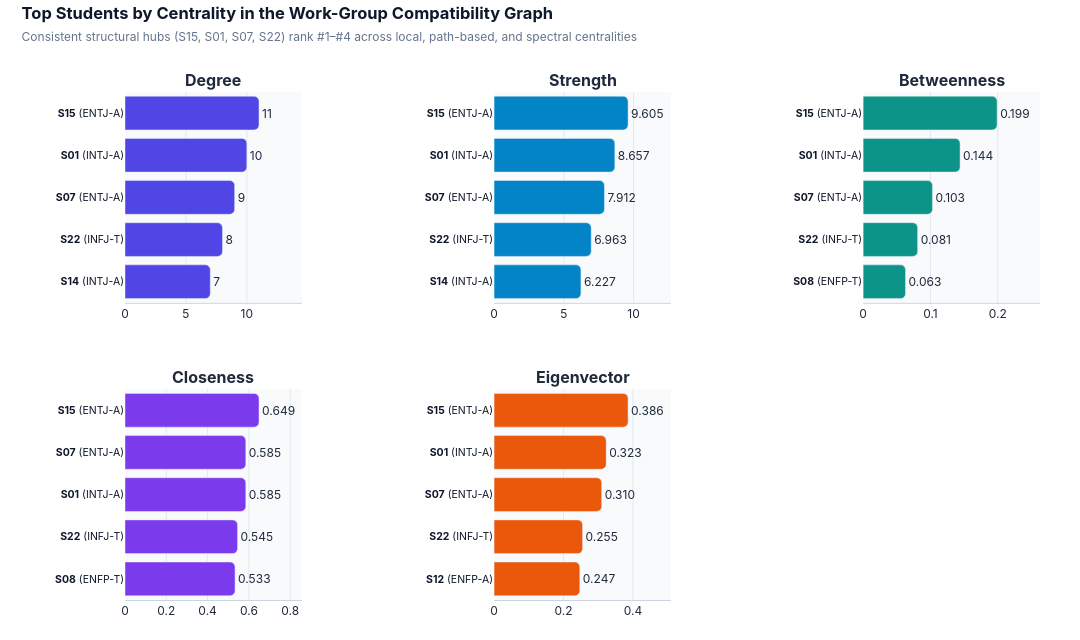

The notebook cell this image was saved under:
### Code cell
# Each centrality measure gets its own panel and scale; labels include MBTI type.
centrality_measures = ["Degree", "Strength", "Betweenness", "Closeness", "Eigenvector"]
measure_colors = ["#4F46E5", "#0284C7", "#0D9488", "#7C3AED", "#EA580C"]

fig_cent = make_subplots(
    rows=2,
    cols=3,
    subplot_titles=[f"<b>{m}</b>" for m in centrality_measures] + [""],
    horizontal_spacing=0.21,
    vertical_spacing=0.17,
)
for idx, (measure, mcol) in enumerate(zip(centrality_measures, measure_colors)):
    r_idx, c_idx = divmod(idx, 3)
    top_students = compatibility_centrality.nlargest(5, measure).sort_values(measure)
    labels = [f"<b>{row.Student}</b> ({row.MBTI})" for row in top_students.itertuples()]
    fmt_str = "{:.0f}" if measure == "Degree" else "{:.3f}"
    fig_cent.add_trace(
        go.Bar(
            x=top_students[measure],
            y=labels,
            orientation="h",
            marker={"color": mcol, "cornerradius": 5},
            text=[fmt_str.format(v) for v in top_students[measure]],
            textposition="outside",
            showlegend=False,
        ),
        row=r_idx + 1,
        col=c_idx + 1,
    )
    fig_cent.update_xaxes(
        range=[0, float(top_students[measure].max()) * 1.32],
        gridcolor="#E2E8F0",
        linecolor="#CBD5E1",
        row=r_idx + 1,
        col=c_idx + 1,
    )
    fig_cent.update_yaxes(
        tickfont={"size": 10.5, "color": "#0F172A"}, row=r_idx + 1, col=c_idx + 1
    )

fig_cent.update_layout(
    title={
        "text": "<b>Top Students by Centrality in the Work-Group Compatibility Graph</b><br><span style='font-size:12px;color:#64748B;font-weight:400'>Consistent structural hubs (S15, S01, S07, S22) rank #1–#4 across local, path-based, and spectral centralities</span>",
        "x": 0.02,
        "y": 0.97,
        "font": {
            "size": 16.5,
            "color": "#0F172A",
            "family": "Inter, -apple-system, sans-serif",
        },
    },
    width=1080,
    height=640,
    paper_bgcolor="#FFFFFF",
    plot_bgcolor="#F8FAFC",
    font={"family": "Inter, -apple-system, sans-serif", "color": "#1E293B"},
    margin={"l": 125, "r": 40, "t": 92, "b": 40},
)
fig_cent.show()

### Figure 1 — Plotly figure (JSON) as saved in the notebook; plotly's stock layout.template omitted (floating-point values rounded to 4 significant figures)
{"data": [{"marker": {"color": "#4F46E5", "cornerradius": 5}, "orientation": "h", "showlegend": false, "text": ["7", "8", "9", "10", "11"], "textposition": "outside", "type": "bar", "x": [7, 8, 9, 10, 11], "xaxis": "x", "y": ["<b>S14</b> (INTJ-A)", "<b>S22</b> (INFJ-T)", "<b>S07</b> (ENTJ-A)", "<b>S01</b> (INTJ-A)", "<b>S15</b> (ENTJ-A)"], "yaxis": "y"}, {"marker": {"color": "#0284C7", "cornerradius": 5}, "orientation": "h", "showlegend": false, "text": ["6.227", "6.963", "7.912", "8.657", "9.605"], "textposition": "outside", "type": "bar", "x": [6.227, 6.963, 7.912, 8.657, 9.605], "xaxis": "x2", "y": ["<b>S14</b> (INTJ-A)", "<b>S22</b> (INFJ-T)", "<b>S07</b> (ENTJ-A)", "<b>S01</b> (INTJ-A)", "<b>S15</b> (ENTJ-A)"], "yaxis": "y2"}, {"marker": {"color": "#0D9488", "cornerradius": 5}, "orientation": "h", "showlegend": false, "text": ["0.063", "0.081", "0.103", "0.144", "0.199"], "textposition": "outside", "type": "bar", "x": [0.063, 0.081, 0.103, 0.144, 0.199], "xaxis": "x3", "y": ["<b>S08</b> (ENFP-T)", "<b>S22</b> (INFJ-T)", "<b>S07</b> (ENTJ-A)", "<b>S01</b> (INTJ-A)", "<b>S15</b> (ENTJ-A)"], "yaxis": "y3"}, {"marker": {"color": "#7C3AED", "cornerradius": 5}, "orientation": "h", "showlegend": false, "text": ["0.533", "0.545", "0.585", "0.585", "0.649"], "textposition": "outside", "type": "bar", "x": [0.533, 0.545, 0.585, 0.585, 0.649], "xaxis": "x4", "y": ["<b>S08</b> (ENFP-T)", "<b>S22</b> (INFJ-T)", "<b>S01</b> (INTJ-A)", "<b>S07</b> (ENTJ-A)", "<b>S15</b> (ENTJ-A)"], "yaxis": "y4"}, {"marker": {"color": "#EA580C", "cornerradius": 5}, "orientation": "h", "showlegend": false, "text": ["0.247", "0.255", "0.310", "0.323", "0.386"], "textposition": "outside", "type": "bar", "x": [0.247, 0.255, 0.31, 0.323, 0.386], "xaxis": "x5", "y": ["<b>S12</b> (ENFP-A)", "<b>S22</b> (INFJ-T)", "<b>S07</b> (ENTJ-A)", "<b>S01</b> (INTJ-A)", "<b>S15</b> (ENTJ-A)"], "yaxis": "y5"}], "layout": {"annotations": [{"font": {"size": 16}, "showarrow": false, "text": "<b>Degree</b>", "x": 0.09667, "xanchor": "center", "xref": "paper", "y": 1.0, "yanchor": "bottom", "yref": "paper"}, {"font": {"size": 16}, "showarrow": false, "text": "<b>Strength</b>", "x": 0.5, "xanchor": "center", "xref": "paper", "y": 1.0, "yanchor": "bottom", "yref": "paper"}, {"font": {"size": 16}, "showarrow": false, "text": "<b>Betweenness</b>", "x": 0.9033, "xanchor": "center", "xref": "paper", "y": 1.0, "yanchor": "bottom", "yref": "paper"}, {"font": {"size": 16}, "showarrow": false, "text": "<b>Closeness</b>", "x": 0.09667, "xanchor": "center", "xref": "paper", "y": 0.415, "yanchor": "bottom", "yref": "paper"}, {"font": {"size": 16}, "showarrow": false, "text": "<b>Eigenvector</b>", "x": 0.5, "xanchor": "center", "xref": "paper", "y": 0.415, "yanchor": "bottom", "yref": "paper"}], "font": {"color": "#1E293B", "family": "Inter, -apple-system, sans-serif"}, "height": 640, "margin": {"b": 40, "l": 125, "r": 40, "t": 92}, "paper_bgcolor": "#FFFFFF", "plot_bgcolor": "#F8FAFC", "title": {"font": {"color": "#0F172A", "family": "Inter, -apple-system, sans-serif", "size": 16.5}, "text": "<b>Top Students by Centrality in the Work-Group Compatibility Graph</b><br><span style='font-size:12px;color:#64748B;font-weight:400'>Consistent structural hubs (S15, S01, S07, S22) rank #1–#4 across local, path-based, and spectral centralities</span>", "x": 0.02, "y": 0.97}, "width": 1080, "xaxis": {"anchor": "y", "domain": [0.0, 0.1933], "gridcolor": "#E2E8F0", "linecolor": "#CBD5E1", "range": [0, 14.52]}, "xaxis2": {"anchor": "y2", "domain": [0.4033, 0.5967], "gridcolor": "#E2E8F0", "linecolor": "#CBD5E1", "range": [0, 12.68]}, "xaxis3": {"anchor": "y3", "domain": [0.8067, 1.0], "gridcolor": "#E2E8F0", "linecolor": "#CBD5E1", "range": [0, 0.2627]}, "xaxis4": {"anchor": "y4", "domain": [0.0, 0.1933], "gridcolor": "#E2E8F0", "linecolor": "#CBD5E1", "range": [0, 0.8567]}, "xaxis5": {"anchor": "y5", "domain": [0.4033, 0.5967], "gridcolor": "#E2E8F0", "linecolor": "#CBD5E1", "range": [0, 0.5095]}, "xaxis6": {"anchor": "y6", "domain": [0.8067, 1.0]}, "yaxis": {"anchor": "x", "domain": [0.585, 1.0], "tickfont": {"color": "#0F172A", "size": 10.5}}, "yaxis2": {"anchor": "x2", "domain": [0.585, 1.0], "tickfont": {"color": "#0F172A", "size": 10.5}}, "yaxis3": {"anchor": "x3", "domain": [0.585, 1.0], "tickfont": {"color": "#0F172A", "size": 10.5}}, "yaxis4": {"anchor": "x4", "domain": [0.0, 0.415], "tickfont": {"color": "#0F172A", "size": 10.5}}, "yaxis5": {"anchor": "x5", "domain": [0.0, 0.415], "tickfont": {"color": "#0F172A", "size": 10.5}}, "yaxis6": {"anchor": "x6", "domain": [0.0, 0.415]}}}
